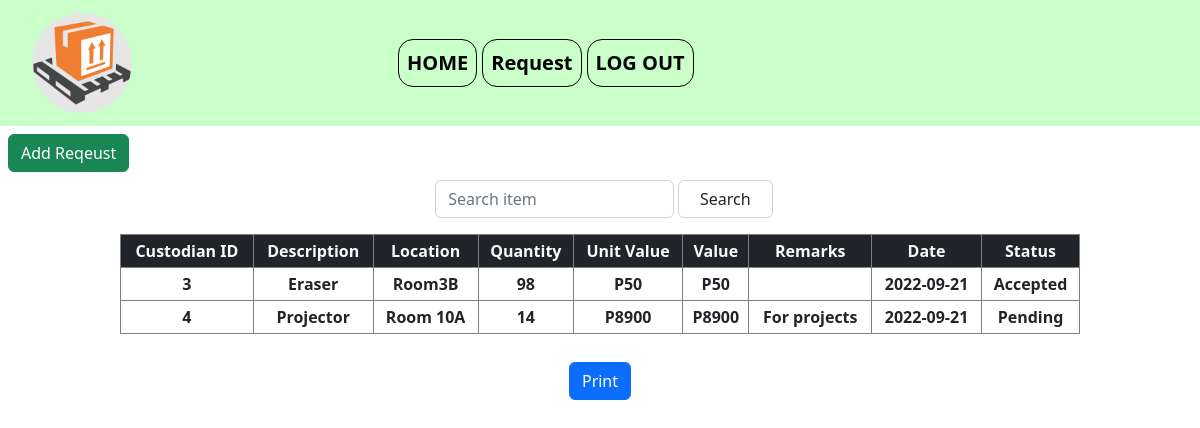
Screenshot of /user-request.php (signed in) with the database file from the repository.
### tables this page shows
CREATE TABLE `custodian` (
  `id` int(11) NOT NULL,
  `userID` int(11) NOT NULL,
  `status` varchar(10) NOT NULL,
  `itemID` varchar(20) NOT NULL,
  `location` varchar(250) NOT NULL,
  `quantity` varchar(20) NOT NULL,
  `remarks` text DEFAULT NULL,
  `date` date NOT NULL DEFAULT current_timestamp()
);

CREATE TABLE `items` (
  `id` int(11) NOT NULL,
  `userID` int(11) NOT NULL,
  `description` varchar(255) NOT NULL,
  `quantity` int(11) NOT NULL,
  `value` varchar(255) NOT NULL,
  `date` date NOT NULL DEFAULT current_timestamp()
);

### user-request.php (the view, shortened to what this page needs)
<?php
$id=$_SESSION['id'];
?>
<!DOCTYPE html>
<html lang="en">
<head>
	<link href="https://cdn.jsdelivr.net/npm/bootstrap@5.2.0/dist/css/bootstrap.min.css" rel="stylesheet" >
    <link href="//netdna.bootstrapcdn.com/font-awesome/3.2.1/css/font-awesome.css" rel="stylesheet">
    <link rel="stylesheet" href="https://cdn.jsdelivr.net/npm/bootstrap-icons@1.3.0/font/bootstrap-icons.css">
    <link rel="stylesheet" href="css/header.css">
    <link rel="stylesheet" href="css/admin-inventory.css">
</head>
<body>
<?php include("include/navbar-user.php")?>
      <section>
<?php include("include/user/user-add-request.php")?>
<form action="" method="POST">
  <div class="col-md ms-2 mt-2 d-flex justify-content-center searchbar">
    <input type="search" placeholder="Search item" name="Search-Item" class="form-control me-1">
    <input type="submit" name="searchItem" class="form-control" value="Search">
  </div>
</form>
<div id="printmoko">
<table border="1px" class="table-responsive table-bordered table-sm mt-3 text-center">
  <tr class="bg-dark  text-light">
    <th>Custodian ID</th>
    <th>Description</th>
    <th>Location</th>
    <th>Quantity</th>
    <th>Unit Value</th>
    <th>Value</th>
    <th>Remarks</th>
    <th>Date</th>
    <th>Status</th>
  </tr>
  <?php
      if(isset($_POST['Search-Item'])){
          $search_it=mysqli_real_escape_string($conn,$_POST['Search-Item']);
          $search_item= $search_it."%";
          $search="SELECT a.*,b.*
          FROM custodian as a LEFT JOIN items as b ON a.itemID = b.id where a.userID ='$id' AND (
            b.description='$search_item' or a.userID like '$search_item' or b.description like '$search_item'  or a.location like '$search_item' or a.remarks like '$search_item'
          )";
          $result = $conn->query($search);
      if ($result->num_rows > 0) {
        while($row = $result->fetch_assoc()) {
          ?>
      <tr>
        <th><?php echo $row['id']?></th>
        <th><?php echo $row['description']?></th>
        <th><?php echo $row['location']?></th>
        <th><?php echo $row['quantity']?></th>
        <th><?php echo "P".$row['value']?></th>
        <th><?php echo "P".$row['value']*$row['quantity']?></th>
        <th><?php echo $row['remarks']?></th>
        <th><?php echo $row['date']?></th>
        <th><?php
          if($row['status']=="1"){
            echo "Pending";
          }else if($row['status']=="2"){
            echo "Accepted";
          }else if($row['status']=="0"){
            echo "Rejected";
          }else{
            echo "Unknown Request";
          }
        ?></th>
      </tr>
 <?php
        }
      } else {
        echo "<td colspan='9' class='text-danger'>0 results</td>";
      }
      }
      else{
        $select="SELECT a.*,b.*
         FROM custodian as a LEFT JOIN items as b ON a.itemID = b.id where a.userID ='$id'";
        $result = $conn->query($select);
      if ($result->num_rows > 0) {
        while($row = $result->fetch_assoc()) {
          ?>
      <tr>
        <th><?php echo $row['id']?></th>
        <th><?php echo $row['description']?></th>
        <th><?php echo $row['location']?></th>
        <th><?php echo $row['quantity']?></th>
        <th><?php echo "P".$row['value']?></th>
        <th><?php echo "P".$row['value']?></th>
        <th><?php echo $row['remarks']?></th>
        <th><?php echo $row['date']?></th>
        <th><?php
          if($row['status']=="1"){
            echo "Pending";
          }else if($row['status']=="2"){
            echo "Accepted";
          }else if($row['status']=="0"){
            echo "Rejected";
          }else{
            echo "Unknown Request";
          }
        ?></th>
      </tr>
 <?php
        }
      } else {
        echo "<tr><td colspan='9' class='text-danger'>0 results</td></tr>";
      }
    }
  ?>
</table>
</div>
<br>
<div class="col-md text-center mt-1">
  <input type="button" class="btn btn-primary" onclick="printDiv('printmoko')" value="Print">
</div>
</section>
</body>
</html>

### css/admin-inventory.css (style rules this page uses)
.searchbar input[type="search"] { width: 20%; cursor: text; }
.searchbar input[type="submit"] { width: 8%; }
@media only screen and (min-width: 700px) { .table-responsive { width: 80%; margin-left: 10%; } }

### rows the page displays
custodian: itemID "3", itemID.description "Eraser", location "Room3B", itemID.quantity "98", itemID.value "50", itemID.date "2022-09-21", status "Accepted"
custodian: itemID "4", itemID.description "Projector", location "Room 10A", itemID.quantity "14", itemID.value "8900", remarks "For projects", itemID.date "2022-09-21", status "Pending"
